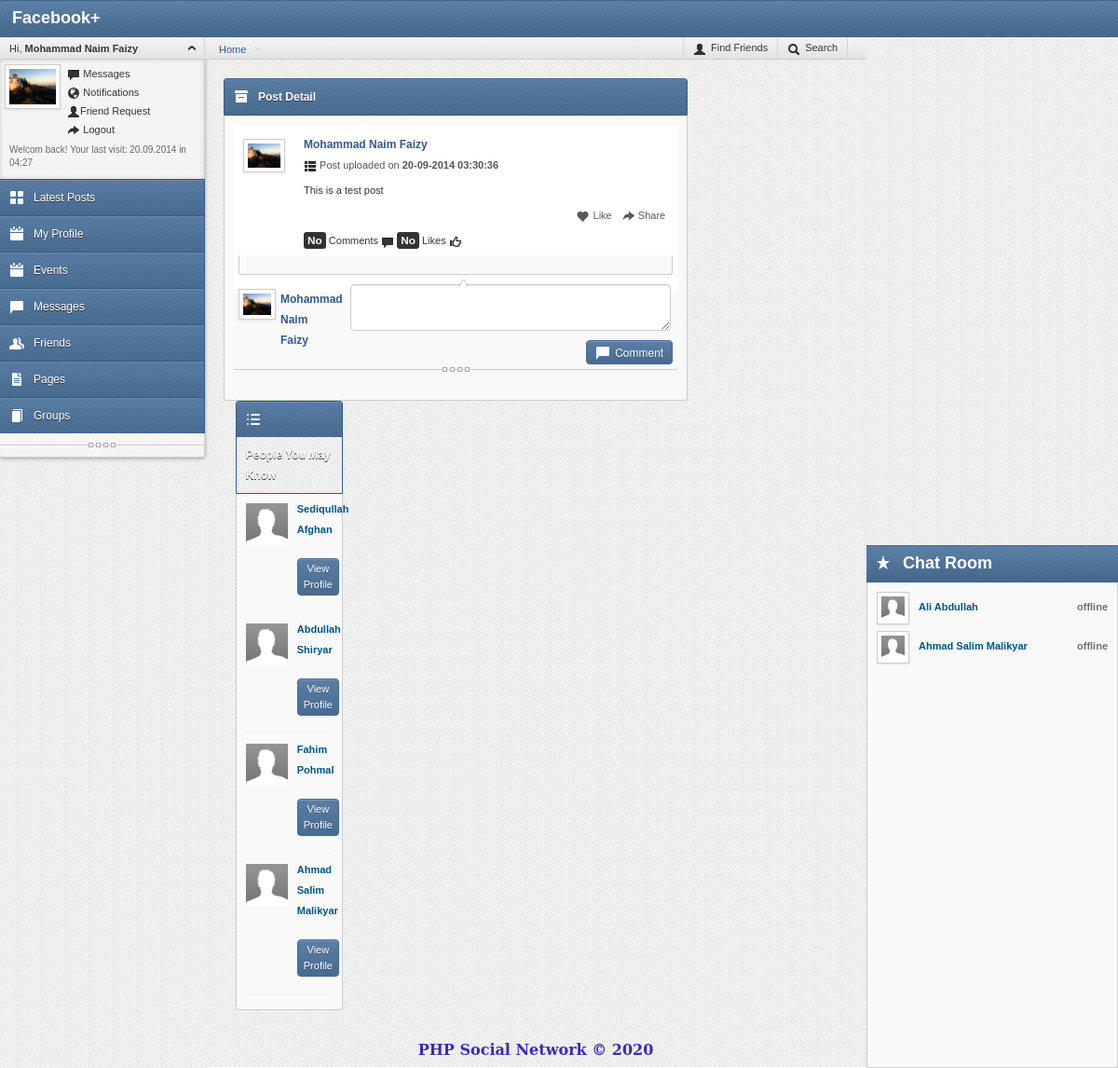
The page /posts.php?post_id=9&member_id=1 (signed in) on the database its author committed.
### tables this page shows
CREATE TABLE IF NOT EXISTS `posts` (
  `post_id` int(11) NOT NULL AUTO_INCREMENT,
  `member_id` int(11) NOT NULL,
  `post_time` int(100) NOT NULL,
  `post_content` text NOT NULL,
  PRIMARY KEY (`post_id`)
);

CREATE TABLE IF NOT EXISTS `users` (
  `user_ID` int(11) NOT NULL AUTO_INCREMENT,
  `first_name` varchar(50) NOT NULL,
  `last_name` varchar(50) NOT NULL,
  `email` varchar(100) NOT NULL,
  `phone` varchar(20) NOT NULL,
  `password` varchar(100) NOT NULL,
  `gender` varchar(10) NOT NULL,
  `dob` varchar(20) NOT NULL,
  `profile_photo` varchar(100) NOT NULL,
  `registration_date` int(100) NOT NULL,
  `activation_date` int(100) NOT NULL,
  `activation_code` varchar(20) NOT NULL,
  `user_status` varchar(10) NOT NULL,
  `LastOnline` int(100) NOT NULL,
  PRIMARY KEY (`user_ID`)
);

CREATE TABLE IF NOT EXISTS `friends` (
  `friends_ID` int(11) NOT NULL AUTO_INCREMENT,
  `requestedMemberID` int(11) NOT NULL,
  `toMemberID` int(11) NOT NULL,
  `RequestedDate` int(50) NOT NULL,
  `Status` varchar(20) NOT NULL,
  PRIMARY KEY (`friends_ID`)
);

### posts.php (the view, shortened to what this page needs)
<?php
	include("includes/connection.php");
	include("includes/header.php"); ?>
<?php include("includes/Navigation.php"); ?>
    <div class="content">
<?php include("includes/breadLine.php"); ?>
    <div class="workplace">
            <div class="row-fluid">
            <div class="span9">
                <div class="head clearfix">
                	<div class="isw-archive"></div>
                        <h1>Post Detail</h1>
                </div>
                <div class="block stream">
   				<?php
                	$selectPost = "SELECT `post_id`, `member_id`, `post_time`, `post_content`, users.first_name, users.last_name, users.profile_photo FROM `posts` INNER JOIN users ON posts.member_id = users.user_ID WHERE posts.post_id = " . $_GET['post_id'] . " AND posts.member_id = " . $_SESSION['user_ID'] . " LIMIT 1";
					$res = mysqli_query($conn, $selectPost);
					while($rows = mysqli_fetch_assoc($res)) {
                ?>
                 <div class="item clearfix">
                 <div style="background: #FFFFFF; padding: 5px;">
                    <div class="image" style="margin:10px;">
                        <a href="#">
                        	<img class="img-polaroid" src="img/users/<?php echo $rows['profile_photo']; ?>" width="35" height="35">
                        </a>
                    </div>
                    <div class="info">
                        <a class="name" href="#"><?php echo $rows['first_name'] . " " . $rows["last_name"]; ?></a>
                            <p class="title">
                            <span class="icon-th-list"></span>
                            Post uploaded on
                            <strong><?php
								$date = $rows['post_time'];
								echo (date("d-m-Y h:i:s",$date));
								?></strong>
                            </p>
                            <?php echo $rows['post_content']; ?>
                            <div class="text gallery">
                            <p class="actions">
                            <a href="like_post.php?post_id=<?php echo $_GET['post_id']; ?>&member_id=<?php echo $_SESSION['user_ID']; ?>"><span class="icon-heart"></span> Like </a>
                            <a href="#"><span class=" icon-share-alt"></span> Share </a>
                            </p>
                    <p class="actions" style="text-align: left;">
                         <span class="label label-inverse">
                         <?php $str = "SELECT * FROM comments WHERE post_id = $_GET[post_id] AND member_id = $_SESSION[user_ID]";
						 $strQresult = mysqli_query($conn, $str);
						 $count = mysqli_num_rows($strQresult);
						 if($count == 0) {
							 echo "No ";
						 } else {
							 echo $count;
						 }
                         ?></span> <?php if($count == 1) { echo " Comment"; } else { echo " Comments"; } ?>
                         <span class="icon-comment"></span>
                         <span class="label label-inverse">
                         <?php $str = "SELECT * FROM like_post WHERE post_id = $_GET[post_id] AND member_id = $_SESSION[user_ID]";
						 $strQresult = mysqli_query($conn, $str);
						 $count = mysqli_num_rows($strQresult);
						 if($count == 0) {
							 echo "No ";
						 } else {
							 echo $count;
						 }
                         ?></span> <?php if($count == 1) { echo " Like"; } else { echo " Likes"; } ?>
                         <span class=" icon-thumbs-up"></span>
                    </p>
                    </div>
                    </div>
                    <div class="block messages">
                    </div>
                    <div class="answer">
                    <div class="span12">
                        <div class="span3">
                        <div class="image">
                                <img class="img-polaroid" src="img/users/<?php echo $_SESSION['profile_photo']; ?>" width="30" height="35">
                        </div>
                        <div class="info" style="margin-left: 45px;"><a class="name" href="#"><?php echo $_SESSION['FullName']; ?></a></div>
                        </div>
                    <div class="span9">
                    	<form action="posts.php?post_id=<?php echo $_GET['post_id']; ?>" method="post">
                        <div class="arrow"></div>
                        <div class="textarea">
                        <textarea name="commentText" id="commentText"></textarea>
                        </div>
                    <div class="actions">
                        <button type="submit" class="btn btn-small" name="btnComment" id="btnComment">
                        <span class="isw-chat"></span> Comment
                        </button>
                    </div>
                    </div>
                </div>
                </div>
                </div>
                <div class="dr"><span></span></div>
                <?php } ?>
		</div>
                </div>
          <div class="span3">
            	<div class="head clearfix">
                        <div class="isw-list"></div>
                        <h1>People You May Know</h1>
                </div>
                <div class="block messages">
                        <?php
							$queryFriends = "SELECT * FROM users WHERE user_ID <> " . $_SESSION['user_ID'] . " ORDER BY user_ID DESC LIMIT 4";
							$queryResult = mysqli_query($conn, $queryFriends);
							while($queryRows = mysqli_fetch_assoc($queryResult)) {
						?>
                        <div class="item clearfix">
                            <div class="image"><a href="user_profile.php?member_id=<?php echo $queryRows['user_ID']; ?>"><img src="img/users/<?php echo $queryRows['profile_photo'] ?>" width="45" height="50"/></a></div>
                            <div class="info" style="margin-left: 10px; margin-top: -10px;">
                                <a href="user_profile.php?member_id=<?php echo $queryRows['user_ID']; ?>" class="name"><?php echo $queryRows['first_name'] . " " . $queryRows['last_name']; ?></a>
                                <a href="user_profile.php?member_id=<?php echo $queryRows['user_ID']; ?>" class="btn btn-mini"> View Profile </a>
                            </div>
                        </div>
                        <hr style="margin: 5px 0px;" />
                        <?php } ?>
            </div>
            </div>
                </div>
        </div>
    </div>
<?php include("includes/chatroom.php"); ?>
<?php include("includes/footer.php"); ?>

### includes/chatroom.php (shortened to what this page needs)
<div class="chatroom">
    <div class="span3 position">
                <div class="header clearfix">
                    <div class="isw-favorite"></div>
                    <p class="logo">Chat Room</p>
                </div>
                <div class="block messages scrollBox">
                    <div class="scroll" style="height: 500px; margin-top: 40px;">
                        <?php
				$strQuery = "SELECT friends_ID, `requestedMemberID`, `toMemberID` FROM `friends` WHERE (requestedMemberID = $_SESSION[user_ID] OR toMemberID = $_SESSION[user_ID]) AND Status = 'Accepted'";
				$strResult = mysqli_query($conn, $strQuery);
				while($friends = mysqli_fetch_assoc($strResult)) {
					$from_id = $friends['requestedMemberID'];
					$to_id = $friends['toMemberID'];
					$userID = $from_id;
					if($from_id == $_SESSION['user_ID']){
						$userID = $to_id;
					}
					$m_info = mysqli_query($conn, "SELECT * from users where user_ID = $userID");
					$m_info = mysqli_fetch_assoc($m_info);
					$firstname = $m_info['first_name'];
					$lastname = $m_info['last_name'];
					$member_id = $m_info['user_ID'];
					$profilephoto = $m_info['profile_photo'];
					$lastOnline = $m_info['LastOnline'];
					$now = time() - 60;
                        ?>
                        <div class="item clearfix">
                            <div class="image"><a href="img/users/<?php echo $profilephoto; ?>">
                            <img src="img/users/<?php echo $profilephoto; ?>" class="img-polaroid" width="25" height="25"/></a></div>
                            <div class="info">
                                <a class="name" href="messages.php?user_id=<?php echo $member_id; ?>">
					<?php echo $firstname . " " . $lastname; ?></a>
                                <?php
					if( $lastOnline >= $now ){
						echo '<span class="online"> online</span>';
					} else {
						echo '<span class="offline"> offline</span>';
					}
					 ?>
                            </div>
                        </div>
                        <?php } ?>
                 </div>
</div>
	</div>
</div>

### css/stylesheets.css (style rules this page uses)
html { height: 100%; }
body { min-height: 100%; font-family: Arial, Helvetica, sans-serif; font-size: 12px; line-height: 22px; position: relative; background: url("../img/backgrounds/body.jpg") left top repeat; }

### includes/header.php (style rules this page uses)
.logo { color: #ffffff; font-weight: bold; font-size: 20px; margin-left: 10px; }
.offline { color: #707070 !important; position: absolute; right: 0px; text-align: right; font-weight: bold; padding-right: 10px; }
.logo { color: #ffffff; font-weight: bold; font-size: 18px; }

### rows shown on the page
posts: users.profile_photo (picture), users.first_name "Mohammad Naim", users.last_name "Faizy", post_time "20-09-2014 03:30:36", post_content "This is a test post"
users: profile_photo (picture), first_name "Sediqullah", last_name "Afghan"
users: profile_photo (picture), first_name "Abdullah", last_name "Shiryar"
users: profile_photo (picture), first_name "Fahim", last_name "Pohmal"
users: profile_photo (picture), first_name "Ahmad Salim", last_name "Malikyar"
friends: users.profile_photo (picture), users.first_name "Ali", users.last_name "Abdullah"
friends: users.profile_photo (picture), users.first_name "Ahmad Salim", users.last_name "Malikyar"

### other values the page prints
$_SESSION['FullName'] "Mohammad Naim Faizy"
$_SESSION['lastOnline'] "20.09.2014 in 04:27"
